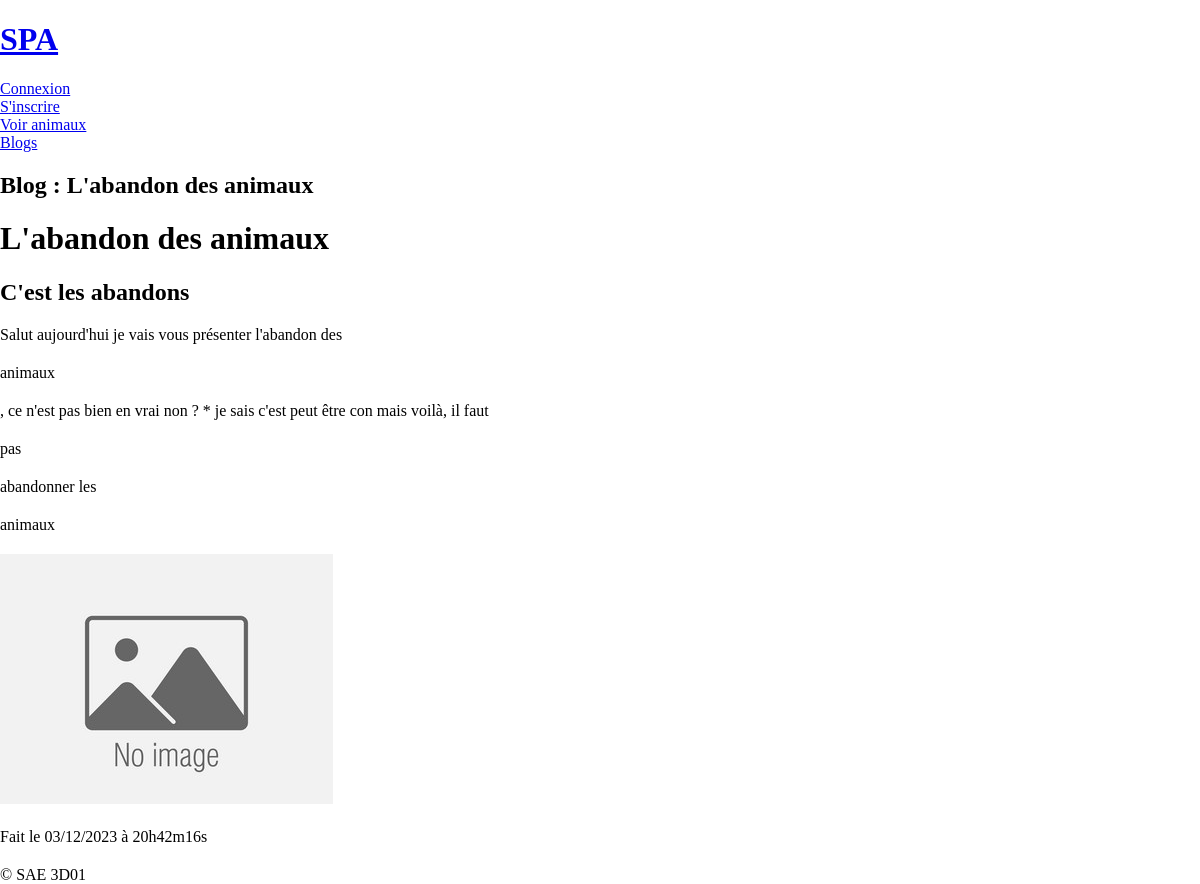
Page /index.php?action=blog&&idBlog=8 on the earlier database version.
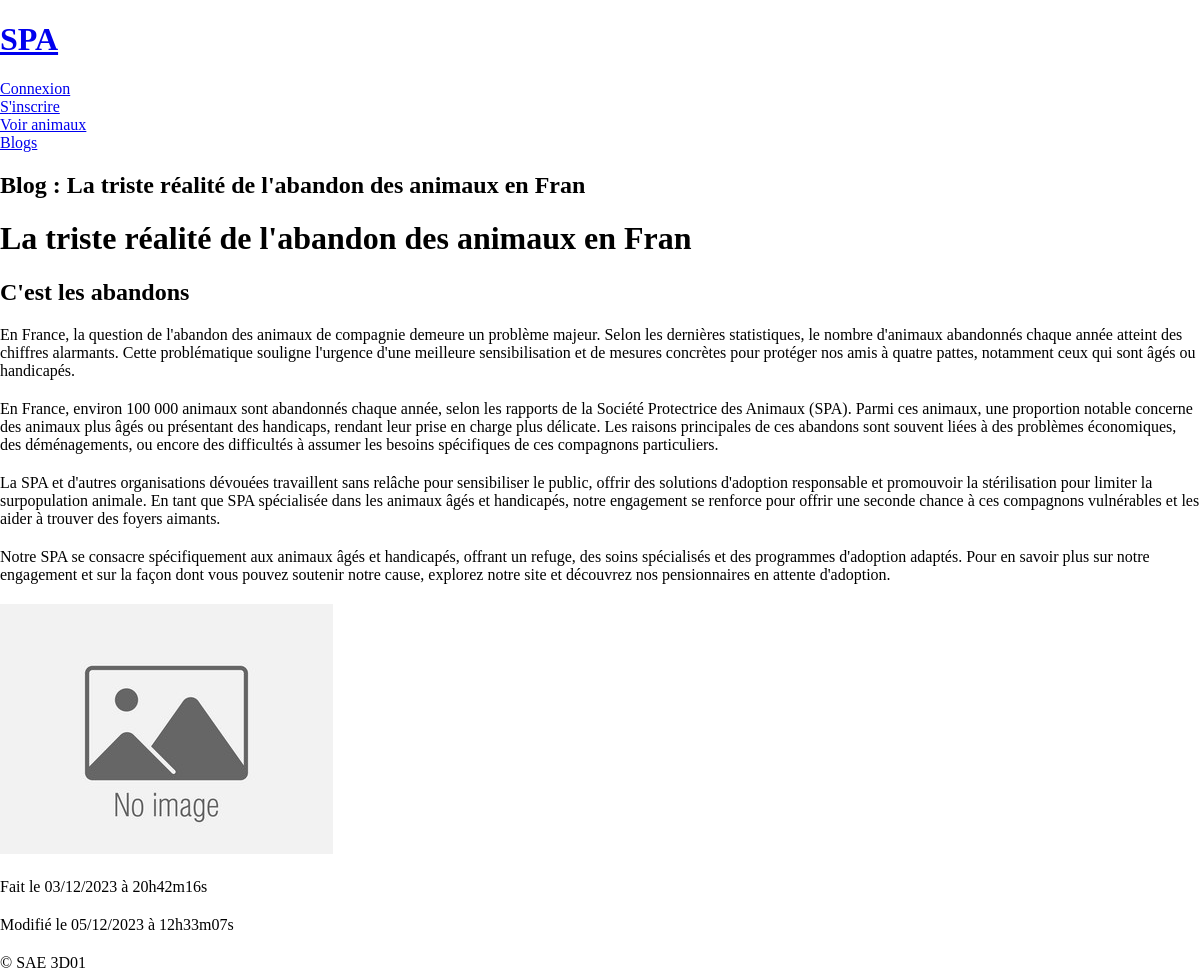
Same page on the later database version.
### tables this page shows
CREATE TABLE IF NOT EXISTS `blog` (
  `id_blog` int NOT NULL AUTO_INCREMENT,
  `titre` varchar(255) NOT NULL,
  `sousTitre` text NOT NULL,
  `contenu` longtext NOT NULL,
  `image` varchar(50) NOT NULL,
  `dateCreation` datetime NOT NULL,
  `dateModification` datetime DEFAULT NULL,
  PRIMARY KEY (`id_blog`)
);

### modele/blog.php (called while the page is built, shortened)
<?php
require_once "modele/modele.php";
class Blog extends database
{
    public function getBlog($idBlog){
        $req = '
           SELECT *
           FROM blog
           WHERE id_blog = ?
           ';
        $res = $this->execReqPrep($req, array($idBlog))[0];
        return $res;
    }
    public function getDateTime($dateAction){
        $date = explode("-", explode(" ", $dateAction)[0]);
        $year = $date[0];
        $month = $date[1];
        $day = $date[2];
        $date = $day . "/" . $month . "/" . $year;
        $time = explode(":", explode(" ", $dateAction)[1]);
        $hours = $time[0];
        $minutes = $time[1];
        $seconds = $time[2];
        $time = $hours . "h" . $minutes . "m" . $seconds . "s";
        return [$date, $time];
    }
}

### modele/modele.php (called while the page is built, shortened)
<?php
abstract class database {
    private $bdd;
    protected function execReqPrep($req, $data){
        $reponse = $this->connexionBDD()->prepare($req);
        $reponse->execute($data);
        return $reponse->fetchAll(PDO::FETCH_ASSOC);
    }
    private function connexionBDD() {
        if(!isset($this->bdd)){
            try {
                $options=array(PDO::MYSQL_ATTR_INIT_COMMAND => "SET NAMES utf8");
                $this->bdd=new PDO('mysql:host='.DBHOST.';dbname='.DBNAME, DBUSER, DBPWD, $options);
            }
            catch(Exception $err) {
                throw new Exception("Connexion à la BDD");
            }
        }
        return $this->bdd;
    }
}

### vue/blog/detail.php (the view, shortened to what this page needs)
<?php
$header = NOMSITE;
$titre = " Blog :  " . $blog['titre'];
$dateCreation = $ObjectBlog->getDateTime($blog['dateCreation']);
if ($blog['dateModification'] != null){
    $dateModification = $ObjectBlog->getDateTime($blog['dateModification']);
}
?>
    <div class="detailBlog">
        <h1> <?=$blog['titre']?> </h1>
        <h2> <?=$blog['sousTitre']?> </h2>
        <?=$contenu?>
        <img src="photoBlog/<?= $blog['image'] ?>" alt="">
        <p>Fait le <?= $dateCreation[0] ?> à <?= $dateCreation[1] ?> </p>
        <p><?= isset($dateModification) ? "Modifié le " . $dateModification[0] . " à " . $dateModification[1] : "" ?></p>
    </div>
<?php
$contenu = ob_get_clean();
$footer = "&copy; SAE 3D01";
require "vue/gabarit.php";

### controleur/blog.php (shortened to what this page needs)
<?php
require_once 'modele/blog.php';
function blog($idBlog){
    $ObjectBlog = new Blog();
    $blog = $ObjectBlog->getBlog($idBlog);
    $paragraphes = explode("/", $blog['contenu']);
    $contenu = "";
    foreach ($paragraphes as $paragraphe) {
        $contenu.= "<p>";
        $texteGras = explode("**", $paragraphe);
        for ($i = 0; $i < count($texteGras); $i++){
            if (($i % 2) == 0){
                $contenu .= $texteGras[$i];
            }else{
                $contenu .= "<span>" . $texteGras[$i] . "</span>";
            }
        }
        $contenu .= "</p>";
    }
    require "vue/blog/detail.php";
}

### index.php (shortened to what this page needs)
<?php
require "controleur/blog.php";
try {
    if (isset($_GET["action"])) {
        if (isset($_SESSION['USER'])){
            if ($_SESSION['ROLE'] == "ADMIN"){
                switch($_GET["action"]){
                    case "delog":
                        delog();
                        break;
                    case "profil":
                        profil($_SESSION['IDUSER']);
                        break;
                    case "modifierProfil":
                        editProfil($_GET['idProfil']);
                        break;
                    case "modifierMDP":
                        editMDP($_GET['idProfil']);
                        break;
                    case "ajouterType":
                        createType();
                        break;
                    case "supprimerType":
                        removeType($_GET['idType']);
                        break;
                    case "modifierType":
                        editType($_GET['idType']);
                        break;
                    case "favoris":
                        favoris($_GET['idUser'], $_GET['idAnimal']);
                        break;
                    case "voirFavoris":
                        userFavoris($_SESSION['IDUSER']);
                        break;
                    case "supprimerFavoris":
                        removeFavoris($_GET['idUser'], $_GET['idAnimal']);
                        break;
                    case "animaux":
                        animals();
                        break;
                    case "animal":
                        animal($_GET['idAnimal']);
                        break;
                    case "ajouterAnimal":
                        createAnimal();
                        break;
                    case "supprimerAnimal":
                        removeAnimal($_GET['idAnimal']);
                        break;
                    case "modifierAnimal":
                        editAnimal($_GET['idAnimal']);
                        break;
                    case "ajouterImage":
                        addImage($_GET['idAnimal']);
                        break;
                    case "supprimerImage":
                        removeImage($_GET['idImage'], $_GET['idAnimal']);
                        break;
                    case "modifierOrdre":
                        editOrdre($_GET['idAnimal']);
                        break;
                    case "ajouterSPA":
                        createSPA();
                        break;
                    case "supprimerSPA":
                        removeSPA($_GET['idSPA']);
                        break;
                    case "modifierSPA":
                        editSPA($_GET['idSPA']);
                        break;
                    case "blogs":
                        blogs();
                        break;
                    case "blog":
                        blog($_GET['idBlog']);
                        break;
                    case "ajouterBlog":
                        createBlog();
                        break;
                    case "supprimerBlog":
                        removeBlog($_GET['idBlog']);
                        break;
                    case "modifierBlog":
                        editBlog($_GET['idBlog']);
                        break;
                    case "admin":
                        admin();
                        break;
                    default :
                        throw new Exception("Action non valide");
                        break;
                }
            }else{
                switch($_GET["action"]){
                    case "delog":
                        delog();
                        break;
                    case "profil":
                        profil($_SESSION['IDUSER']);
                        break;
                    case "modifierProfil":
                        editProfil($_GET['idProfil']);
                        break;
                    case "modifierMDP":
                        editMDP($_GET['idProfil']);
                        break;
                    case "favoris":
                        favoris($_GET['idUser'], $_GET['idAnimal']);
                        break;
                    case "voirFavoris":
                        userFavoris($_SESSION['IDUSER']);
                        break;
                    case "supprimerFavoris":
                        removeFavoris($_GET['idUser'], $_GET['idAnimal']);
                        break;
                    case "animaux":
                        animals();
                        break;
                    case "animal":
                        animal($_GET['idAnimal']);
                        break;
                    case "blogs":
                        blogs();
                        break;
                    case "blog":
                        blog($_GET['idBlog']);
                        break;
                    default :
                        throw new Exception("Action non valide");
                        break;
                }
            }
        }else{
            switch($_GET["action"]){
                case "blog":
                    blog($_GET['idBlog']);
                    break;
            }
        }
    }else{
        accueil();
    }
}catch (Exception $e) {
    erreur($e->getMessage()) ;
}

### vue/gabarit.php (shortened to what this page needs)
<!DOCTYPE html>
<html lang="fr">
<head>
    <link href="style/style.css" rel="stylesheet">
</head>
<body>
    <?php
        if (!isset($showHeader)){
            ?>
            <header>
                <div><a href="index.php"><h1><?= $header ?></h1></a></div>
                <div class="menu">
                    <?php
                    if(!isset($_SESSION['USER'])){
                        echo('<a class="lien" href="index.php?action=login">Connexion</a>');
                        echo('<a class="lien" href="index.php?action=signup">S\'inscrire</a>');
                        echo('<a class="lien" href="index.php?action=animaux">Voir animaux</a>');
                        echo('<a class="lien" href="index.php?action=blogs">Blogs</a>');
                    }
                    ?>
                </div>
            </header>
    <?php
        }
    ?>
    <main>
        <h2><?= $titre ?></h2>
        <?= $contenu ?>
    </main>
    <footer>
        <?= $footer ?>
    </footer>
</body>
</html>

### style/style.css (style rules this page uses)
body { padding: 0; margin: 0; }
header a { display: block; width: max-content; }
.card h2, p { margin: 0; }
.detailBlog p { margin: 20px 0px; }

Differences in the rows shown:
changed blog "C'est les abandons": titre "Blog : L'abandon des animaux" → "Blog : La triste réalité de l'abandon des animaux en Fran"; titre "L'abandon des animaux" → "La triste réalité de l'abandon des animaux en Fran"; dateModification (not shown) → "05/12/2023"; dateModification (not shown) → "12h33m07s"
Other differences:
list line gone: "Salut aujourd'hui je vais vous présenter l'abandon des"
new list line: "En France, la question de l'abandon des animaux de compagnie demeure un problème majeur. Selon les dernières statistiques, le nombre d'animaux abandonnés chaque année atteint des chiffres alarmants. Cette problématique souligne l'urgence d'une meilleure sensibilisation et de mesures concrètes pour protéger nos amis à quatre pattes, notamment ceux qui sont âgés ou handicapés."
list line gone: "animaux"
new list line: "En France, environ 100 000 animaux sont abandonnés chaque année, selon les rapports de la Société Protectrice des Animaux (SPA). Parmi ces animaux, une proportion notable concerne des animaux plus âgés ou présentant des handicaps, rendant leur prise en charge plus délicate. Les raisons principales de ces abandons sont souvent liées à des problèmes économiques, des déménagements, ou encore des difficultés à assumer les besoins spécifiques de ces compagnons particuliers."
list line gone: ", ce n'est pas bien en vrai non ? * je sais c'est peut être con mais voilà, il faut"
new list line: "La SPA et d'autres organisations dévouées travaillent sans relâche pour sensibiliser le public, offrir des solutions d'adoption responsable et promouvoir la stérilisation pour limiter la surpopulation animale. En tant que SPA spécialisée dans les animaux âgés et handicapés, notre engagement se renforce pour offrir une seconde chance à ces compagnons vulnérables et les aider à trouver des foyers aimants."
list line gone: "pas"
new list line: "Notre SPA se consacre spécifiquement aux animaux âgés et handicapés, offrant un refuge, des soins spécialisés et des programmes d'adoption adaptés. Pour en savoir plus sur notre engagement et sur la façon dont vous pouvez soutenir notre cause, explorez notre site et découvrez nos pensionnaires en attente d'adoption."
text now shown: "Modifié le à"
list line gone: "abandonner les"
